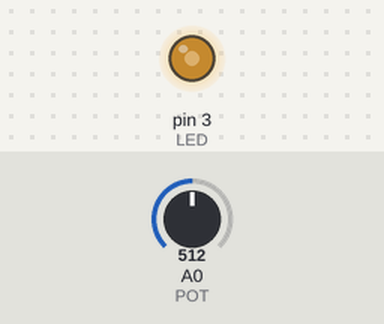
A sketch run on a simulated Arduino Uno, built with avr-gcc and run on an emulated ATmega328P. Shown: output pins drawn as LEDs (lit = HIGH). The test bench sets the inputs (shaded band); at power-on: A0 (POT) = 512.

Above: at 1.2 s.
1.3 s: A0 (POT) set to 716
At 1.8 s:
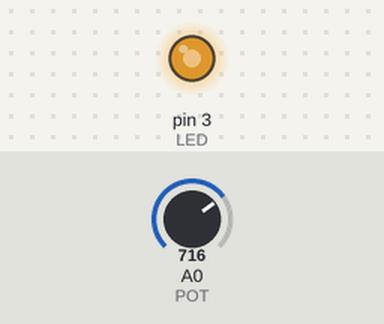
2.8 s: A0 (POT) set to 900
At 4.0 s:
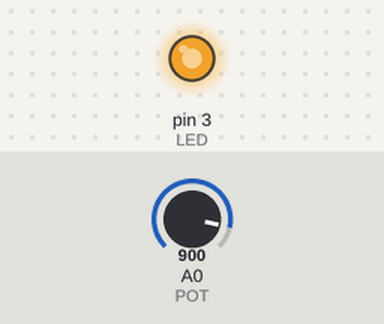
4.3 s: A0 (POT) set to 122
At 5.3 s:
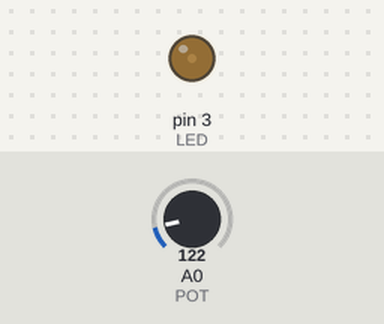
5.8 s: A0 (POT) set to 0
At 6.4 s:
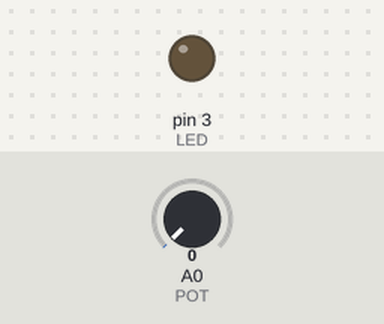
7.3 s: A0 (POT) set to 511
At 8.8 s:
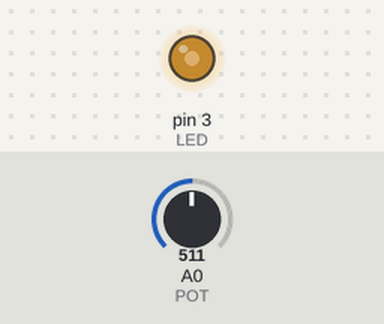
Timing chart, 0 to 9.8 s (numbered marks = the images above; inputs shaded):
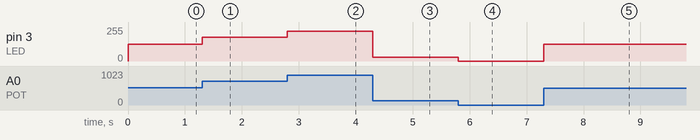

The sketch:

pot_led.ino
```cpp
#define LED 3
#define POT A0

int potValue = 0;

void setup() {
  pinMode(LED, OUTPUT);
  pinMode(POT, INPUT);
  Serial.begin(9600);
}

void loop() {
  potValue = analogRead(POT);
  potValue = map(potValue, 0, 1023, 0, 255);
  analogWrite(LED,potValue);
}
```

Measured:
- after the input at 1.3 s, pin 3 (LED): 127/255 → 178/255 at once
- after the input at 2.8 s, pin 3 (LED): 178/255 → 224/255 at once
- after the input at 4.3 s, pin 3 (LED): 224/255 → 30/255 at once
- after the input at 5.8 s, pin 3 (LED): 30/255 → 0/255 at once
- after the input at 7.3 s, pin 3 (LED): 0/255 → 127/255 at once
